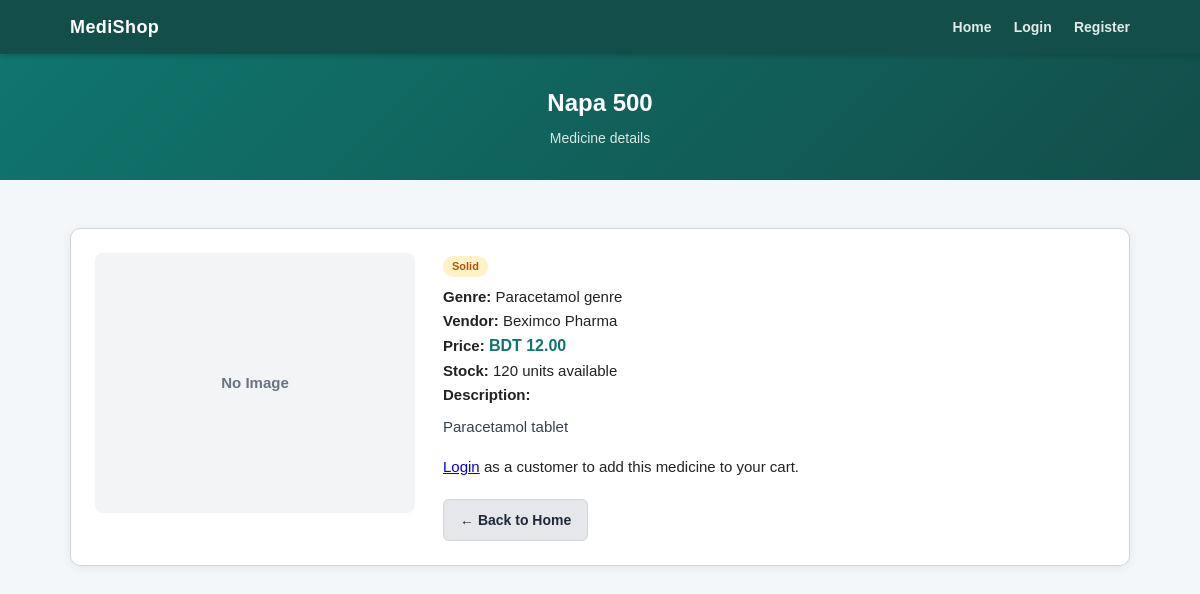
/view/medicine_detail.php?id=1, run on the app's committed database.
### tables this page shows
CREATE TABLE IF NOT EXISTS medicines (
    id INT AUTO_INCREMENT PRIMARY KEY,
    name VARCHAR(150) NOT NULL,
    category_id INT,
    vendor_name VARCHAR(100) NOT NULL,
    price DECIMAL(10,2) NOT NULL,
    availability INT NOT NULL DEFAULT 0,
    description TEXT,
    image_path VARCHAR(255),
    created_at TIMESTAMP DEFAULT CURRENT_TIMESTAMP,
    FOREIGN KEY (category_id) REFERENCES categories(id)
);

CREATE TABLE IF NOT EXISTS categories (
    id INT AUTO_INCREMENT PRIMARY KEY,
    name VARCHAR(100) NOT NULL,
    category_type ENUM('liquid','solid') NOT NULL,
    created_at TIMESTAMP DEFAULT CURRENT_TIMESTAMP
);

### control/medicine_detail_process.php (called while the page is built, shortened)
<?php
include_once '../model/mydb.php';
$medicineId = (int)($_GET["id"] ?? 0);
$mydb = new MyDB();
$conn = $mydb->createConn();
$medResult = $mydb->getMedicineById($medicineId, $conn);
$medicine  = $medResult->fetch_assoc();
?>

### model/mydb.php (called while the page is built, shortened)
<?php
class MyDB {
    function getMedicineById($id, $conn){
        $sql  = "SELECT medicines.*, categories.name AS category_name, categories.category_type
                 FROM medicines
                 LEFT JOIN categories ON medicines.category_id = categories.id
                 WHERE medicines.id = ?";
        $stmt = $conn->prepare($sql);
        $stmt->bind_param("i", $id);
        $stmt->execute();
        return $stmt->get_result();
    }
}
?>

### view/medicine_detail.php (the view, shortened to what this page needs)
<?php
include '../control/medicine_detail_process.php';
$imageWeb = "";
$isCustomer = isset($_SESSION["user_id"]) && $_SESSION["role"] === "customer";
?>
<!DOCTYPE html>
<html lang="en">
<head>
    <link rel="stylesheet" type="text/css" href="../css/task1_style.css">
    <?php if($isCustomer){ ?>
    <link rel="stylesheet" type="text/css" href="../css/task3_style.css">
    <link rel="stylesheet" type="text/css" href="../css/task4_style.css">
    <?php } else { ?>
    <link rel="stylesheet" type="text/css" href="../css/task4_style.css">
    <?php } ?>
</head>
<body>
<nav>
    <div class="nav-inner">
        <a class="nav-brand" href="Home.php">MediShop</a>
        <div class="nav-links">
            <a href="Home.php">Home</a>
            <?php if(isset($_SESSION["user_id"])){ ?>
                <?php if($_SESSION["role"] === "customer"){ ?>
                    <a href="cart.php">Cart (<span id="navCartCount"><?php echo $cartCount; ?></span>)</a>
                    <a href="customer_orders.php">My Orders</a>
                <?php } ?>
                <a href="profile.php">Profile</a>
                <?php if($_SESSION["role"] === "admin"){ ?>
                    <a href="admin_dashboard.php">Admin Dashboard</a>
                <?php } ?>
                <a href="../control/logout_process.php">Logout</a>
                <span class="nav-user-info">Hi, <?php echo htmlspecialchars($_SESSION["name"]); ?></span>
            <?php } else { ?>
                <a href="login.php">Login</a>
                <a href="Registration.php">Register</a>
            <?php } ?>
        </div>
    </div>
</nav>
<div class="page-header">
    <h1><?php echo htmlspecialchars($medicine["name"]); ?></h1>
    <p>Medicine details</p>
</div>
<div class="main-container">
    <div class="medicine-detail-card">
        <div class="medicine-detail-image">
            <?php if($imageWeb != ""){ ?>
                <img src="<?php echo $imageWeb; ?>" alt="<?php echo htmlspecialchars($medicine["name"]); ?>">
            <?php } else { ?>
                <div class="medicine-no-image">No Image</div>
            <?php } ?>
        </div>
        <div class="medicine-detail-info">
            <span class="badge badge-<?php echo htmlspecialchars($medicine["category_type"] ?? "solid"); ?>">
                <?php echo ucfirst(htmlspecialchars($medicine["category_type"] ?? "")); ?>
            </span>
            <p><strong>Genre:</strong> <?php echo htmlspecialchars($medicine["category_name"] ?? "—"); ?></p>
            <p><strong>Vendor:</strong> <?php echo htmlspecialchars($medicine["vendor_name"]); ?></p>
            <p><strong>Price:</strong> <span class="medicine-price">BDT <?php echo number_format($medicine["price"], 2); ?></span></p>
            <p><strong>Stock:</strong>
                <?php if($medicine["availability"] > 0){ ?>
                    <?php echo (int)$medicine["availability"]; ?> units available
                <?php } else { ?>
                    <span class="text-out-of-stock">Out of stock</span>
                <?php } ?>
            </p>
            <p><strong>Description:</strong></p>
            <p class="medicine-description"><?php echo nl2br(htmlspecialchars($medicine["description"] ?? "No description available.")); ?></p>
            <?php if($isCustomer && $medicine["availability"] > 0){ ?>
                <div class="add-cart-form medicine-detail-cart">
                    <label for="detailQty">Quantity</label>
                    <input type="number" id="detailQty" class="add-cart-qty" value="1" min="1"
                           max="<?php echo (int)$medicine["availability"]; ?>"
                           data-stock="<?php echo (int)$medicine["availability"]; ?>">
                    <button type="button" class="btn-add-cart" onclick="addToCartFromDetail(<?php echo $medicine["id"]; ?>)">Add to Cart</button>
                </div>
            <?php } elseif($isCustomer){ ?>
                <p class="text-out-of-stock">This medicine is currently out of stock.</p>
            <?php } elseif(!isset($_SESSION["user_id"])){ ?>
                <p><a href="login.php">Login</a> as a customer to add this medicine to your cart.</p>
            <?php } ?>
            <div class="medicine-detail-back">
                <a class="btn-secondary" href="Home.php">&larr; Back to Home</a>
            </div>
        </div>
    </div>
</div>
</body>
</html>

### css/task1_style.css (style rules this page uses)
* { box-sizing: border-box; margin: 0; padding: 0; }
body { font-family: Arial, sans-serif; background-color: #f4f7f9; color: #222; font-size: 15px; line-height: 1.6; }
nav { background-color: #134e4a; padding: 0; box-shadow: 0 2px 6px rgba(0,0,0,0.18); position: sticky; top: 0; z-index: 100; }
.nav-inner { display: flex; align-items: center; justify-content: space-between; max-width: 1100px; margin: 0 auto; padding: 0 20px; height: 54px; }
.nav-brand { color: #ffffff; font-size: 18px; font-weight: bold; text-decoration: none; letter-spacing: 0.4px; }
.nav-links a { color: rgba(255,255,255,0.88); margin-left: 18px; text-decoration: none; font-weight: bold; font-size: 14px; }
.page-header { background: linear-gradient(135deg, #0f766e 0%, #134e4a 100%); color: white; text-align: center; padding: 30px 20px; margin-bottom: 28px; }
.page-header h1 { font-size: 24px; margin-bottom: 5px; }
.page-header p { font-size: 14px; opacity: 0.85; }
.main-container { max-width: 1100px; margin: 0 auto; padding: 20px; }
.medicine-price { font-size: 16px; font-weight: bold; color: #0f766e; margin-top: 8px; }
.badge { display: inline-block; padding: 2px 9px; border-radius: 10px; font-size: 11px; font-weight: bold; margin-bottom: 8px; }
.badge-solid { background-color: #fef3c7; color: #b45309; }

### css/task4_style.css (style rules this page uses)
.btn-secondary { display: inline-block; padding: 9px 16px; background: #e5e7eb; color: #1f2937; border: 1px solid #d1d5db; border-radius: 6px; font-weight: bold; font-size: 14px; text-decoration: none; cursor: pointer; }
.medicine-detail-card { display: grid; grid-template-columns: 320px 1fr; gap: 28px; background: #fff; border: 1px solid #d1d5db; border-radius: 10px; padding: 24px; box-shadow: 0 2px 10px rgba(0,0,0,0.06); }
.medicine-no-image { width: 100%; height: 260px; display: flex; align-items: center; justify-content: center; background: #f3f4f6; border-radius: 8px; color: #6b7280; font-weight: bold; }
.medicine-description { color: #374151; margin: 8px 0 16px; }
.medicine-detail-back { margin-top: 20px; }

### data on the page
medicines: name "Napa 500", category.category_type "Solid", category.name "Paracetamol genre", vendor_name "Beximco Pharma", price "12.00", availability "120", description "Paracetamol tablet"
